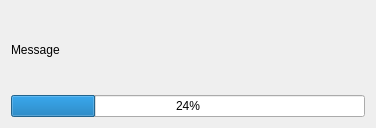
<?xml version="1.0" encoding="UTF-8"?>
<ui version="4.0">
 <class>Dialog</class>
 <widget class="QDialog" name="Dialog">
  <property name="geometry">
   <rect>
    <x>0</x>
    <y>0</y>
    <width>376</width>
    <height>128</height>
   </rect>
  </property>
  <property name="windowTitle">
   <string/>
  </property>
  <layout class="QVBoxLayout" name="verticalLayout_2">
   <item>
    <layout class="QVBoxLayout" name="verticalLayout">
     <item>
      <widget class="QLabel" name="textLabel">
       <property name="text">
        <string>Message</string>
       </property>
      </widget>
     </item>
     <item>
      <widget class="QProgressBar" name="progressBar">
       <property name="value">
        <number>24</number>
       </property>
      </widget>
     </item>
    </layout>
   </item>
  </layout>
 </widget>
 <resources/>
 <connections/>
</ui>
